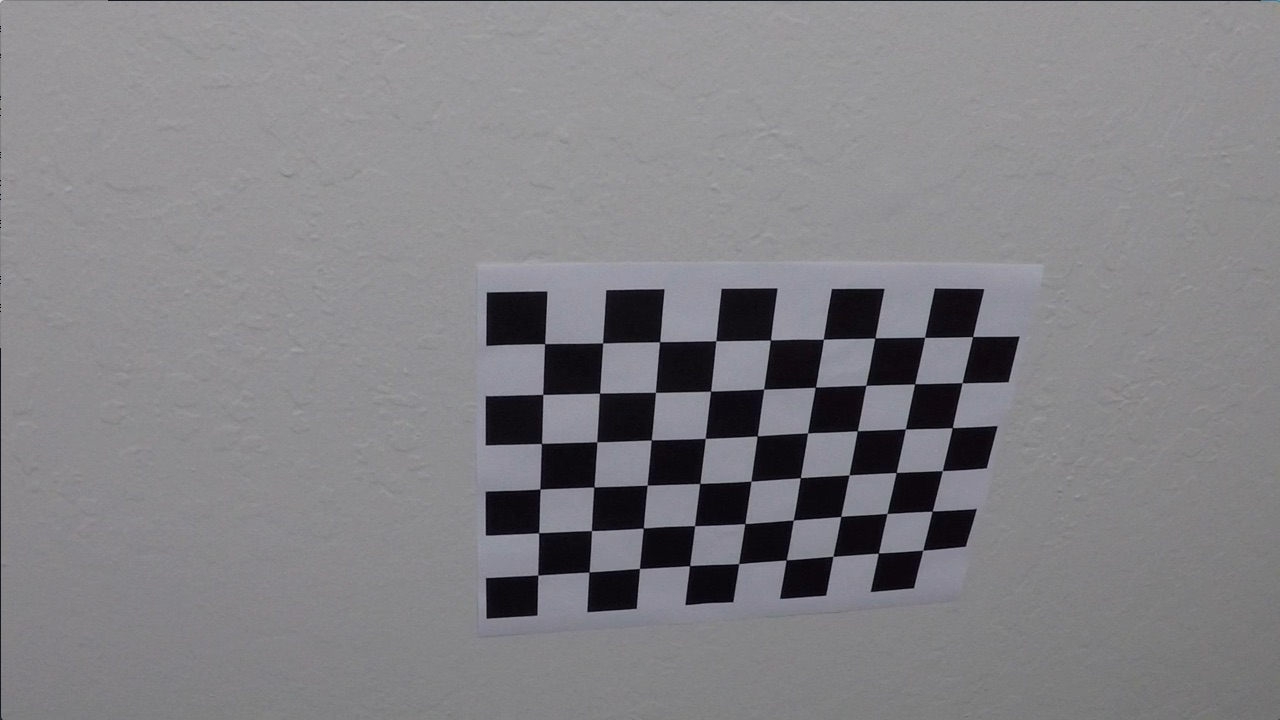
#> input picture Advanced_Lane_Lines/camera_cal/calibration10.jpg, 1280 x 720 px; its folder holds only this picture in this run
$ jupyter execute --allow-errors 'Advanced Lane Finding Project.ipynb'   (shell and % lines are left out)   (older library calls are emulated)
#> lines starting #> are read from the running program, lines starting #| are printed output that depends on the picture
# Advanced Lane Finding Project
The goals / steps of this project are the following:

* Compute the camera calibration matrix and distortion coefficients given a set of chessboard images.
* Apply a distortion correction to raw images.
* Use color transforms, gradients, etc., to create a thresholded binary image.
* Apply a perspective transform to rectify binary image ("birds-eye view").
* Detect lane pixels and fit to find the lane boundary.
* Determine the curvature of the lane and vehicle position with respect to center.
* Warp the detected lane boundaries back onto the original image.
* Output visual display of the lane boundaries and numerical estimation of lane curvature and vehicle position.
---

## Import all the required libraries

[cell 1]
import numpy as np
import cv2
import glob
import matplotlib.pyplot as plt
import matplotlib.image as mpimg
from matplotlib.patches import Polygon
from moviepy.editor import VideoFileClip
from IPython.display import HTML

### Step 1: Compute the camera calibration using chessboard images

[cell 2]
# Make a list of calibration images
images = glob.glob('./camera_cal/calibration*.jpg')

def calibrate_camera(images):
    # prepare object points, like (0,0,0), (1,0,0), (2,0,0) ....,(6,5,0)
    objp = np.zeros((6*9,3), np.float32)
    objp[:,:2] = np.mgrid[0:9,0:6].T.reshape(-1,2)

    # Arrays to store object points and image points from all the images.
    objpoints = [] # 3d points in real world space
    imgpoints = [] # 2d points in image plane.

    # Step through the list and search for chessboard corners
    for fname in images:
        img = mpimg.imread(fname)
#> img is the input picture: shape (720, 1280, 3); mean R, G, B 130.2, 129.4, 133.1
        gray = cv2.cvtColor(img, cv2.COLOR_RGB2GRAY)

        # Find the chessboard corners
        ret, corners = cv2.findChessboardCorners(gray, (9,6), None)
#> ret = True; corners = 54 rows, first 8: [545.3, 343.1], [602.7, 342.8], [660.1, 341.3], [715.8, 340.7], [770.6, 340], [823.5, 339.2], [874.3, 338.5], [925.1, 337.4]

        # If found, add object points, image points
        if ret == True:
            objpoints.append(objp)
            imgpoints.append(corners)

            # Draw and display the corners
            img = cv2.drawChessboardCorners(img, (9,6), corners, ret)
            ret, mtx, dist, rvecs, tvecs = cv2.calibrateCamera(objpoints, imgpoints, gray.shape[::-1], None, None)
        else:
            ret, mtx, dist, rvecs, tvecs = None, None, None, None, None

    return ret, mtx, dist, rvecs, tvecs

#> (the rest of this cell did not finish here and is left out)

### Step 2: Apply a distortion correction to the raw images

[cell 3]
# [4 lines left out: function distortion_correction, not called in this run]

#> (a cell that did not finish here is left out)

### Step 3: Use color transforms, gradients, etc., to create a thresholded binary image

[cell 5]
# Define a function that applies Sobel x or y, then takes an absolute value and applies a threshold.
# [73 lines left out: functions abs_sobel_thresh, mag_thresh, dir_thresh, color_thresh, combined_thresh, not called in this run]

[cell 6]
# Load a test image, convert to RGB and undistort it
img = mpimg.imread('./test_images/test1.jpg')
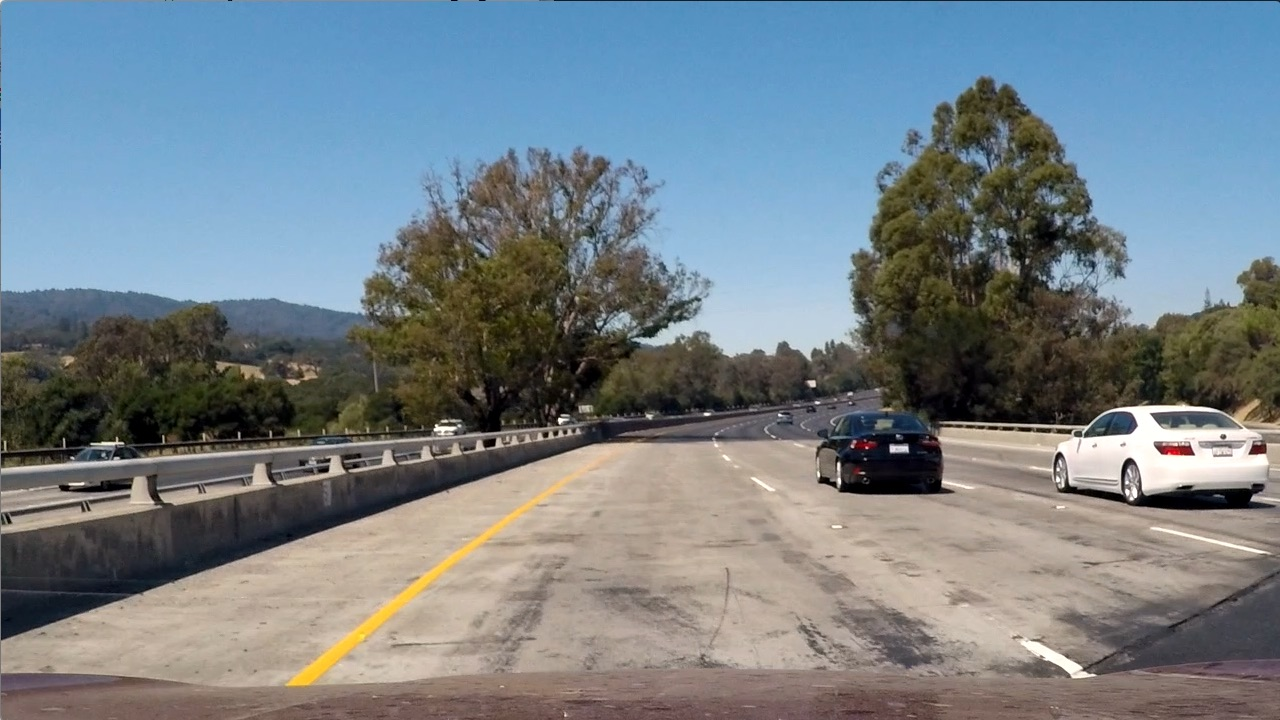
#> input picture Advanced_Lane_Lines/test_images/test1.jpg, 1280 x 720 px
#> img is the input picture: shape (720, 1280, 3); mean R, G, B 117.5, 128.7, 135.5
#> (the rest of this cell did not finish here and is left out)

### Step 4: Apply a perspective transform to rectify binary image ("birds-eye view")

[cell 7]
# Define perspective transform function
def warp(img):
    # Define calibration box in source (original) and destination (desired or warped) coordinates
    img_size = (img.shape[1], img.shape[0])
#> img_size = (1280, 720)
    # img = distortion_correction(img)

    src = np.float32(
            [[270,  690],  # Bottom left
             [535,  490],  # Top left
             [785,  490],  # Top right
             [1125, 690]]) # Bottom right

    dst = np.float32(
            [[250,  720],  # Bottom left
             [250,    0],  # Top left
             [1050,   0],  # Top right
             [1050, 720]]) # Bottom right

    # Compute the perspective transfor, M
    M = cv2.getPerspectiveTransform(src, dst)

    # Compute the inverse perspective transfor also by swapping the input parameters
    Minv = cv2.getPerspectiveTransform(dst, src)

    # Create warped image - uses linear interpolation
    warped = cv2.warpPerspective(img, M, img_size, flags = cv2.INTER_LINEAR)
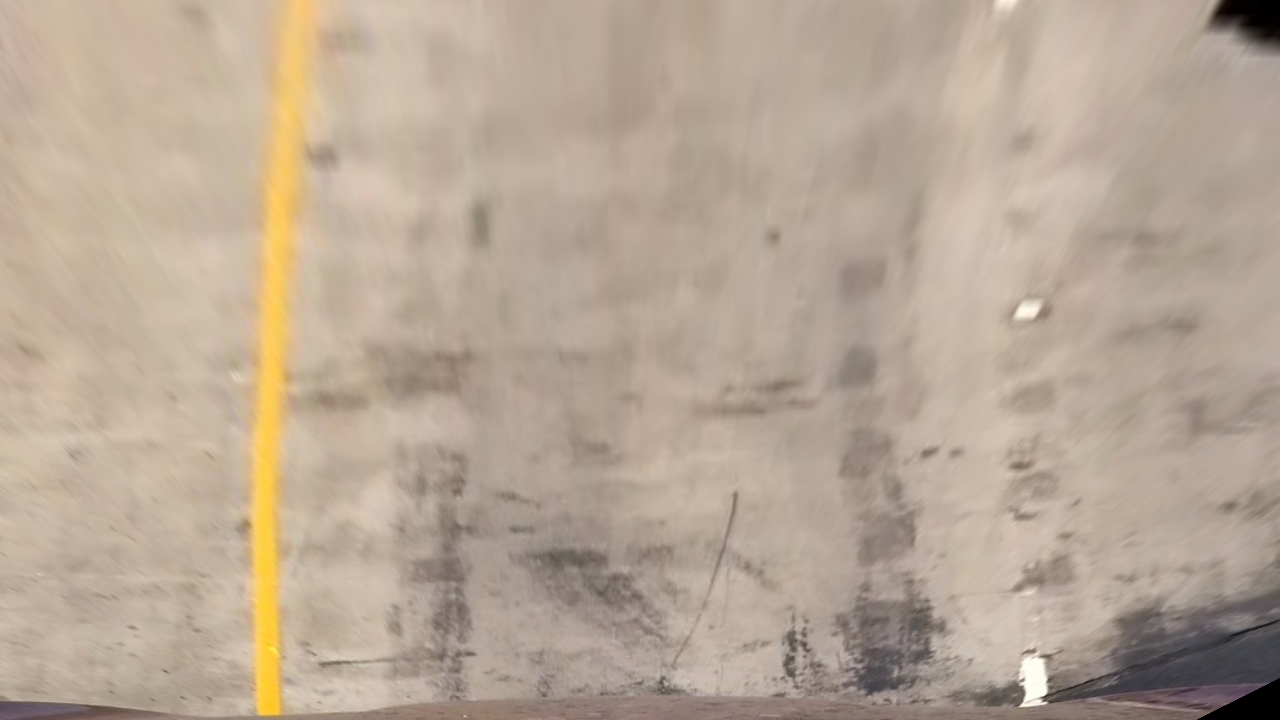
#> warped: shape (720, 1280, 3); mean R, G, B 183.7, 166.6, 149.3

    return warped, M, Minv

[cell 8]
warped_img, M, Minv = warp(img)
#> M = [[-0.649, -1.47, 1018.8], [2.02e-16, -2.5, 1224], [3.12e-19, -0.00245, 1]]; Minv = [[0.312, -0.633, 456.9], [-5.41e-17, -0.4, 490], [0, -0.000983, 1]]

src = np.float32(
    [[270,  690],  # Bottom left
     [535,  490],  # Top left
     [785,  490],  # Top right
     [1125, 690]]) # Bottom right

dst = np.float32(
    [[250,  720],  # Bottom left
     [250,    0],  # Top left
     [1050,   0],  # Top right
     [1050, 720]]) # Bottom right

# Visualize warped image
#> (the rest of this cell did not finish here and is left out)
